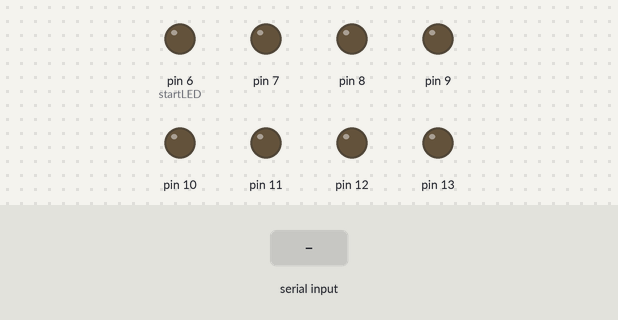
Recording of a sketch running on a simulated Arduino Uno, built with avr-gcc and run on an emulated ATmega328P. Parts: output pins drawn as LEDs (lit = HIGH). Dashed ring = blinking. The test bench sets the inputs (shaded band).

Above: at 1.2 s.
1.3 s: "90,45\n" received over Serial
At 3.4 s:
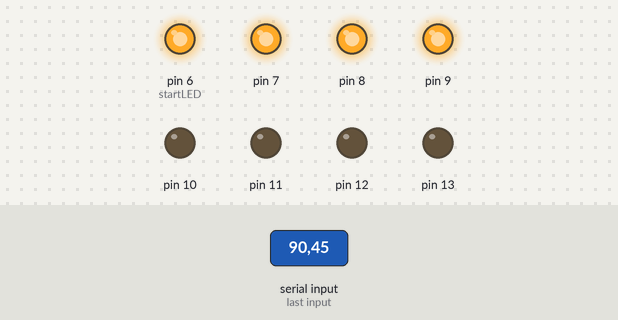
4.3 s: "30,150\n" received over Serial
At 4.9 s:
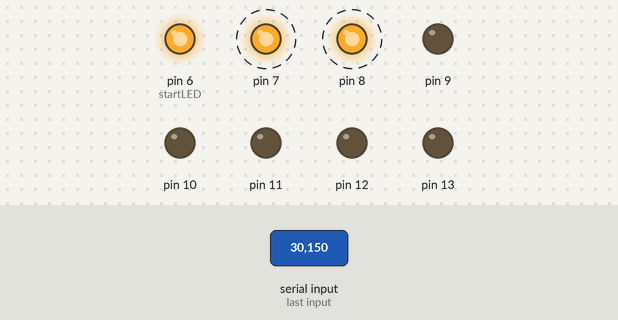
7.3 s: "200\n" received over Serial
At 8.4 s:
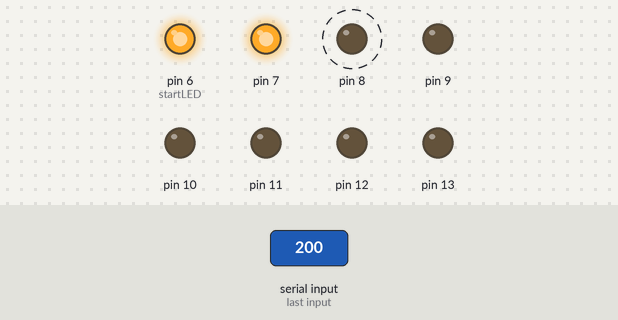
Timing chart, 0 to 10.3 s (numbered marks = the images above; inputs shaded):
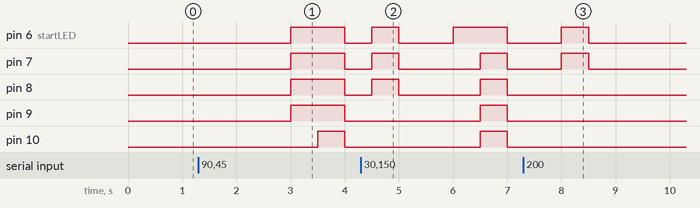

Measured:
- after the input at 1.3 s, pin 6 (startLED), pin 7–9: LOW → HIGH after 1.7 s, → LOW 1.0 s later; pin 10: LOW → HIGH after 2.2 s, → LOW 0.50 s later
- after the input at 4.3 s, pin 6 (startLED): LOW → HIGH after 0.20 s, → LOW 0.50 s later, → HIGH 1.0 s later, → LOW 1.0 s later; pin 7, pin 8: alternates HIGH for 0.50 s and LOW for 1.5 s, starting after 0.20 s; pin 9, pin 10: LOW → HIGH after 2.2 s, → LOW 0.50 s later
- after the input at 7.3 s, pin 6 (startLED), pin 7: LOW → HIGH after 0.70 s, → LOW 0.50 s later

The sketch:

ledSelect.ino
```cpp
void setup()
{
  Serial.begin(9600);
  pinMode(6, OUTPUT);
  pinMode(7, OUTPUT);
  pinMode(8, OUTPUT);
  pinMode(9, OUTPUT);
  pinMode(10, OUTPUT);
  pinMode(11, OUTPUT);
  pinMode(12, OUTPUT);
  pinMode(13, OUTPUT);
}
int i,ledNumber,totLED=8;
int startLED=6;
char ch;
void loop()
{
  ledNumber=0;
  if( Serial.available())
 	{
   ch = Serial.read();
   if(ch >= '0' && ch <= '8')
     ledNumber = ch - '0';
  }
  i=0;
  startLED=6;
  while(i<ledNumber){
    digitalWrite(startLED,HIGH);
    startLED++;
    i++;
  }
  delay(500);
  i=0;
  startLED=6;
  while(i<ledNumber){
    digitalWrite(startLED,LOW);
    startLED++;
    i++;
  }
  startLED=6;
}
```
